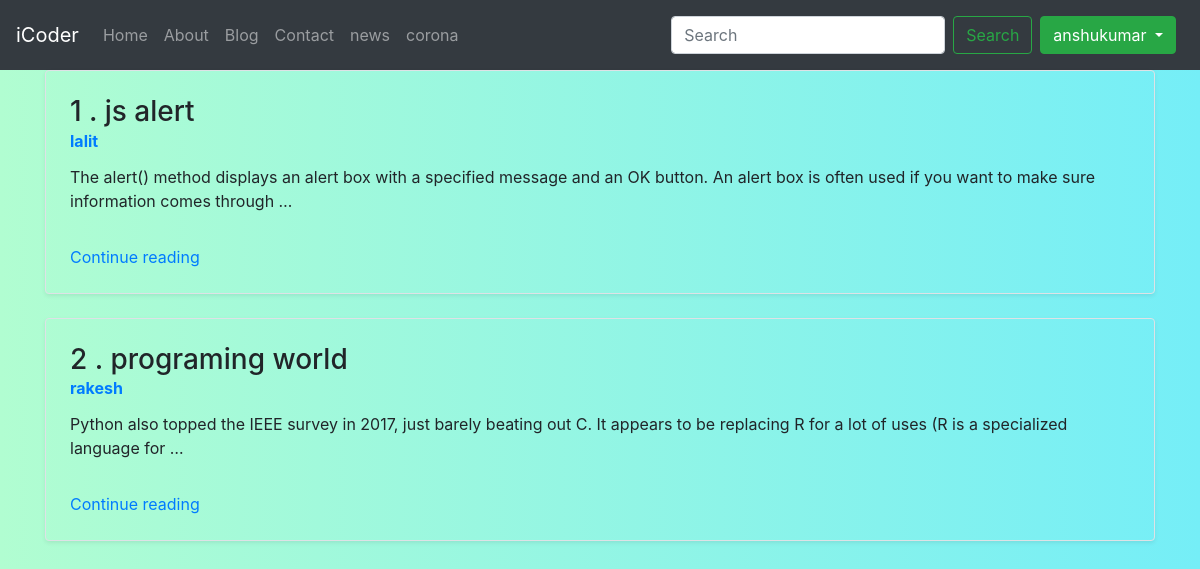
Screenshot of /blog/ (signed in) with the database file from the repository.
### blog/models.py (models this page shows, shortened)
class Post(models.Model):
    sno = models.AutoField(primary_key=True)
    title = models.CharField(max_length=255)
    content = models.TextField()
    author = models.CharField(max_length=13)
    slug=models.CharField(max_length=130)
    timeStamp = models.DateTimeField(blank=True)

### blog/views.py (the view)
# urls.py: path('',views.blogHome,name="blogHome"),
def blogHome(request):
    allpost=Post.objects.all()
    context={
        'allpost':allpost
    }
    return render(request,'blog/blogHome.html',context)

### templates/blog/blogHome.html (shortened to what this page needs)
{% extends 'base.html' %}
{% block body %}
{% for post in allpost %}
<div class="container bg-grey">
<div class="row no-gutters border rounded overflow-hidden flex-md-row mb-4 shadow-sm h-md-250 position-relative">
<div class="col p-4 d-flex flex-column position-static">
          <h3 class="mb-0">{{post.sno}} . {{post.title}}</h3>
          <strong class="d-inline-block mb-2 text-primary">{{post.author}}</strong>
          <p class="card-text mb-auto">{{post.content|safe|truncatewords:"30"|linebreaks }}</p>
          <a href="/blog/{{post.slug}}" class="stretched-link" >Continue reading</a>
        </div>
        </div>
</div>
{% endfor %}
{% endblock body %}

### templates/base.html (shortened to what this page needs)
<!doctype html>
<html lang="en">
  <head>
    <link rel="stylesheet" href="https://stackpath.bootstrapcdn.com/bootstrap/4.4.1/css/bootstrap.min.css">
  </head>
  <body>
  <nav class="navbar navbar-expand-lg navbar-dark bg-dark">
  <a class="navbar-brand" href="/">iCoder</a>
  <div class="collapse navbar-collapse" id="navbarSupportedContent">
    <ul class="navbar-nav mr-auto">
      <li class="nav-item {% block homeactive %} {% endblock homeactive %}">
        <a class="nav-link" href="/">Home <span class="sr-only">(current)</span></a>
      </li>
      <li class="nav-item {% block aboutactive %} {% endblock aboutactive %}">
        <a class="nav-link" href="/about">About</a>
      </li>
      <li class="nav-item {% block blogactive %} {% endblock blogactive %}">
        <a class="nav-link" href="/blog">Blog</a>
      </li>
      <li class="nav-item {% block contactactive %} {% endblock contactactive %}">
        <a class="nav-link" href="/contact">Contact</a>
      </li>
      <li class="nav-item {% block newsactive %} {% endblock newsactive %}">
        <a class="nav-link" href="/news">news</a>
      </li>
      <li class="nav-item {% block coronaactive %} {% endblock coronaactive %}">
        <a class="nav-link" href="/corona">corona</a>
      </li>
    </ul>
    <form method="get" action="/search" class="form-inline my-2 my-lg-0">
      <input class="form-control mr-sm-2" type="search" placeholder="Search" aria-label="Search" name="query" id="search">
      <button class="btn btn-outline-success my-2 my-sm-0" type="submit">Search</button>
    </form>
{% if user.is_authenticated  %}
<div class="btn-group my-2 my-lg-2 mx-2">
  <button type="button" class="btn btn-success dropdown-toggle" data-toggle="dropdown" aria-haspopup="true" aria-expanded="false">
    {{request.user}}
  </button>
{% endif %}
  </div>
</nav>
    {% block body %}
    {% endblock body %}
  </body>
</html>

### templates/blog/blogHome.html (style rules this page uses)
body { background: linear-gradient(to left,rgb(117, 238, 247),rgb(177, 253, 209)); }

### rows the page displays
Post: sno "1", title "js alert", author "lalit", content "The alert() method displays an alert box with a specified message and an OK button. An alert box is often used if you want to make sure information comes through …"
Post: sno "2", title "programing world", author "rakesh", content "Python also topped the IEEE survey in 2017, just barely beating out C. It appears to be replacing R for a lot of uses (R is a specialized language for …"

### other values shown
{{ request.user }} "anshukumar"
